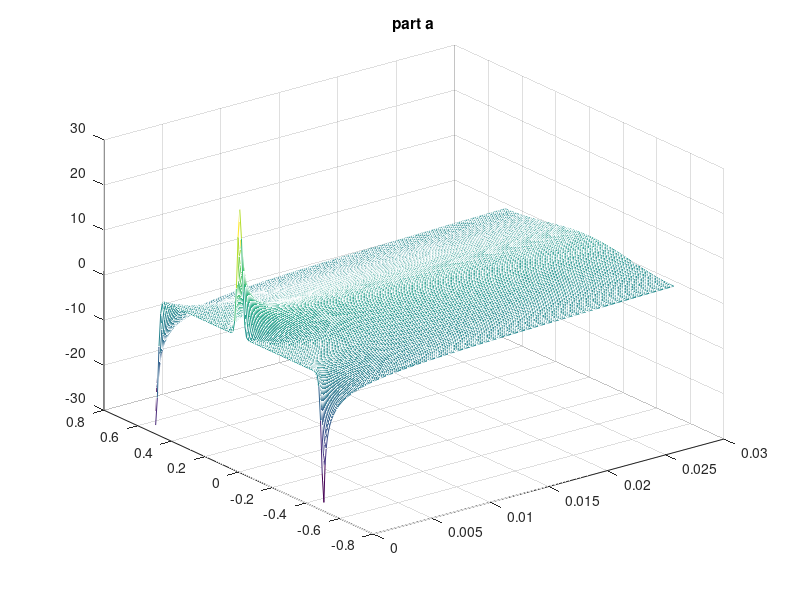

Here is the MATLAB script that generated this plot: (Note: this script raises an error after producing the figure.)
%%%%%%%%%%%%%%Problem 6.6%%%%%%%%%%
%%%%%%%%%%%%%%
%            %
%%% Part A %%%
%            %
%%%%%%%%%%%%%%

%if 0
% 1D diffusion equation
kappa=1;
L=1;
t=[1e-4:1e-4:.03];
x=[-(1/2)*L:0.01:(1/2)*L];
% Method of images
sig=sqrt(2*kappa*t); %definition of sigma
TG=zeros(length(x),length(t));
nimag=10;
Timag=zeros([size(TG) nimag+1]);
%%central gaussian
%first dimension is x and the second is t
Timag(:,:,1)=(ones(length(x),1)*(1./sig)).*exp(-(x').^2*(1./sig.^2)/2)/sqrt(2*pi);
%(ones(length(x),1)*(1./sig)) is a matrix of size (x,t)
for ii=1:nimag                                                               
	Timag(:,:,ii+1)=Timag(:,:,ii)+(-1)^ii*(ones(length(x),1)*(1./sig))...
	.*exp(-(x+(ii*L/2))'.^2*((1./sig.^2)/2))/sqrt(2*pi)+(-1)^ii*(ones(length(x),1)*(1./sig))...
	.*exp(-(x-(ii*L/2))'.^2*((1./sig.^2)/2))/sqrt(2*pi);
end
figure(1)
mesh(t,x,Timag(:,:,nimag));
title('part a');

% dftcs - Program to solve the diffusion equation 
% using the Forward Time Centered Space (FTCS) scheme.
clear; help dftcs;  % Clear memory and print header

%* Initialize parameters (time step, grid spacing, etc.).
tau = 1e-4; %input('Enter time step: ');
N = 61; %input('Enter the number of grid points: ');
L = 1.;  % The system extends from x=-L/2 to x=L/2
h = L/(N-2);  % Grid size
kappa = 1.;   % Diffusion coefficient
coeff = kappa*tau/(h^2);
if( coeff < 0.5 )
  disp('Solution is expected to be stable');
else
  disp('WARNING: Solution is expected to be unstable');
end

%* Set initial and boundary conditions.
tt = zeros(N,1);          % Initialize temperature to zero at all points
tt(round(N/2)) = 1/h;     % Initial cond. is delta function in center
%% The boundary conditions are tt(1) = tt(N) = 0

%* Set up loop and plot variables.
xplot = (0:N-1)*h - L/2;   % Record the x scale for plots
iplot = 1;                 % Counter used to count plots
nstep = 300;               % Maximum number of iterations
nplots = 50;               % Number of snapshots (plots) to take
plot_step = nstep/nplots;  % Number of time steps between plots

%* Loop over the desired number of time steps.
for istep=1:nstep  %% MAIN LOOP %%

  %* Compute new temperature using FTCS scheme.
  tt(2:(N-1)) = tt(2:(N-1)) + ...
      coeff*(tt(3:N) + tt(1:(N-2)) - 2*tt(2:(N-1)));
      tt(1) = tt(2);
      tt(N) = tt(N-1);
  
  %* Periodically record temperature for plotting.
  if( rem(istep,plot_step) < 1 )   % Every plot_step steps
    ttplot(:,iplot) = tt(:);       % record tt(i) for plotting
    tplot(iplot) = istep*tau;      % Record time for plots
    iplot = iplot+1;
  end
end

%* Plot temperature versus x and t as wire-mesh and contour plots.
figure(2); clf;
mesh(tplot,xplot,ttplot);  % Wire-mesh surface plot
xlabel('Time');  ylabel('x');  zlabel('T(x,t)');
title('Diffusion of a delta spike');
pause(1);
figure(3); clf;       
contourLevels = 0:0.5:10;  contourLabels = 0:5;     
cs = contour(tplot,xplot,ttplot,contourLevels);  % Contour plot
clabel(cs,contourLabels);  % Add labels to selected contour levels
xlabel('Time'); ylabel('x');
title('Temperature contour plot');

plot(xplot, ttplot(:,round(N/2)));
title('T(x,t=.015');


%end

%%%%%%%%%%%%%%
%            %
%%% Part B %%%
%            %
%%%%%%%%%%%%%% 
if 0

% 1D diffusion equation
% analytical solution
kappa=1;
L=1;
t=[1e-4:1e-4:.03];
x=[-(1/2)*L:0.01:(1/2)*L];
% Method of images
sig=sqrt(2*kappa*t); %definition of sigma
TG=zeros(length(x),length(t));
nimag=10;
Timag=zeros([size(TG) nimag+1]);
%%central gaussian
%first dimension is x and the second is t
Timag(:,:,1)=(ones(length(x),1)*(1./sig)).*exp(-(x'-L/4).^2*(1./sig.^2)/2)/sqrt(2*pi);
%(ones(length(x),1)*(1./sig)) is a matrix of size (x,t)
for ii=1:nimag                                                               
	Timag(:,:,ii+1)=Timag(:,:,ii)+(ones(length(x),1)*(1./sig))...
	.*exp(-(x+(tan((ii*pi)/2)+cos((ii*pi)/2))*(L*(2*ii-1)/4))'.^2*((1./sig.^2)/2))...
		/sqrt(2*pi)+(ones(length(x),1)*(1./sig))...
	.*exp(-(x-(tan((ii*pi)/2)+cos((ii*pi)/2))*(L*(2*ii-1)/4))'.^2*((1./sig.^2)/2))...
		/sqrt(2*pi);
end
figure(1)
mesh(t,x,Timag(:,:,nimag));
title('Tan and cos');

%Numerial solution
% dftcs - Program to solve the diffusion equation 
% using the Forward Time Centered Space (FTCS) scheme.
clear; help dftcs;  % Clear memory and print header

%* Initialize parameters (time step, grid spacing, etc.).
tau = 1e-4; %input('Enter time step: ');
N = 61; %input('Enter the number of grid points: ');
L = 1.;  % The system extends from x=-L/2 to x=L/2
h = L/(N-2);  % Grid size
kappa = 1.;   % Diffusion coefficient
coeff = kappa*tau/(h^2);
if( coeff < 0.5 )
  disp('Solution is expected to be stable');
else
  disp('WARNING: Solution is expected to be unstable');
end

%* Set initial and boundary conditions.
tt = zeros(N,1);          % Initialize temperature to zero at all points
tt(round(3*N/4)) = 1/h;     % Initial cond. is delta function in center
%% The boundary conditions are tt(1) = tt(N) = 0

%* Set up loop and plot variables.
xplot = (0:N-1)*h -h/2 - L/2;   % Record the x scale for plots
iplot = 1;                 % Counter used to count plots
nstep = 300;               % Maximum number of iterations
nplots = 50;               % Number of snapshots (plots) to take
plot_step = nstep/nplots;  % Number of time steps between plots

%* Loop over the desired number of time steps.
for istep=1:nstep  %% MAIN LOOP %%

  %* Compute new temperature using FTCS scheme.
  tt(2:(N-1)) = tt(2:(N-1)) + ...
      coeff*(tt(3:N) + tt(1:(N-2)) - 2*tt(2:(N-1)));
      tt(1) = tt(2);
      tt(N) = tt(N-1);
  
  %* Periodically record temperature for plotting.
  if( rem(istep,plot_step) < 1 )   % Every plot_step steps
    ttplot(:,iplot) = tt(:);       % record tt(i) for plotting
    tplot(iplot) = istep*tau;      % Record time for plots
    iplot = iplot+1;
  end
end

%* Plot temperature versus x and t as wire-mesh and contour plots.
figure(2); clf;
mesh(tplot,xplot,ttplot);  % Wire-mesh surface plot
xlabel('Time');  ylabel('x');  zlabel('T(x,t)');
title('Diffusion of a delta spike');
pause(1);
figure(3); clf;       
contourLevels = 0:0.5:10;  contourLabels = 0:5;     
cs = contour(tplot,xplot,ttplot,contourLevels);  % Contour plot
clabel(cs,contourLabels);  % Add labels to selected contour levels
xlabel('Time'); ylabel('x');
title('Temperature contour plot');


plot(xplot, ttplot(:,round(N/2)));
title('T(x,t=.015');
end
